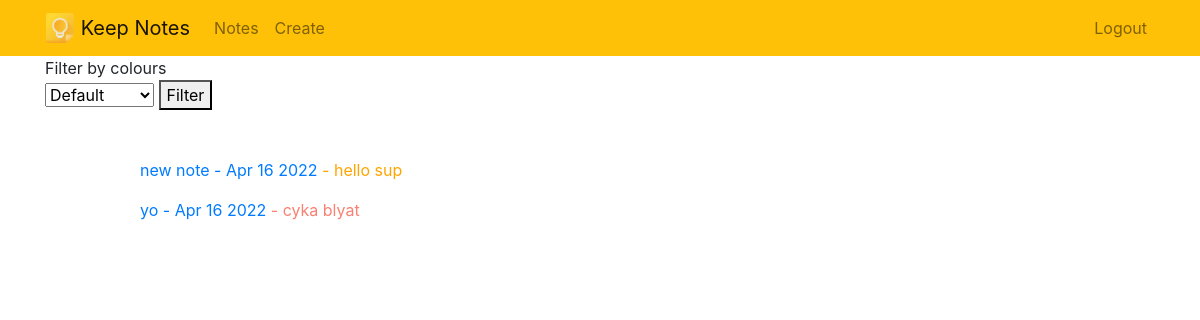
/notes/ (signed in), run on an earlier commit of the app's database.
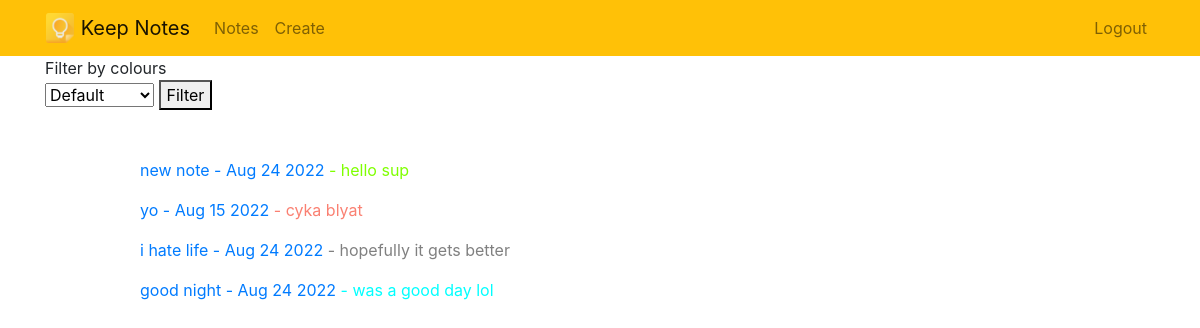
And on a later commit of the database.
### notes/models.py (models this page shows, shortened)
class note(models.Model):
    colours = [
        ('Azure', 'Default'),
        ('Yellow', 'Yellow'),
        ('Orange', 'Orange'),
        ('Salmon', 'Salmon'),
        ('Aqua', 'Cyan'),
        ('Chartreuse', 'Lime Green'),
        ('Gray', 'Gray'),
    ]
    title = models.CharField(max_length=20,blank=True)
    colour = models.CharField(
        max_length=20,
        choices=colours,
        default='White',
    )
    desc = models.TextField()
    date = models.DateField(auto_now=True, blank=True)
    user = models.ForeignKey(User, on_delete=models.CASCADE)

### notes/views.py (the view)
# urls.py: path('notes/', views.notes, name='notes'),
@login_required
def notes(request):
    notes = note.objects.filter(user = request.user)
    return render(request, 'notes/notes.html', {'notes':notes})

### notes/templates/notes/notes.html (shortened to what this page needs)
{% extends 'notes/base.html' %}
{% block content %}
Filter by colours
<form method="POST" action="{% url 'filtercolours' %}">
    <select name='colour'>
        <option value='Azure'>Default</option>
    </select>
    <button type="submit"> Filter </button>
</form>
<div class="row justify-content-center mt-5">
        <div class="col-md-10">
        {% if notes %}
            <div class="list-group">
                {% for note in notes %}
 <a href="{% url 'viewnote' note.id %}">
    <p style="color:{{ note.colour }}"><a href="{% url 'viewnote' note.id %}"> {{ note.title }}  -  {{ note.date|date:'M j Y' }}</a> -
    {{ note.desc }}
</p>
</a>
                {% endfor %}
            </div>
        {% else %}
            <div class="text-center">
                <h2>Looks like you don't have any notes!.</h2>
            <br>
            <a role="button" class="btn btn-primary" href="{% url 'createnote' %}">Add Note</a>
            </div>
        {% endif %}
        </div>
    </div>
{% endblock %}

### notes/templates/notes/base.html (shortened to what this page needs)
{% load static %}
<!doctype html>
<html lang="en">
<head>
    <link rel="stylesheet" href="https://stackpath.bootstrapcdn.com/bootstrap/4.4.1/css/bootstrap.min.css">
</head>
<body>
<nav class="navbar navbar-expand-md navbar-light bg-warning">
<div class="container">
    <a class="navbar-brand" href="{% url 'home' %}">
         <img src="{% static 'notes/logo.png' %}" width="30" height="30" class="d-inline-block align-top">
        <span>Keep Notes</span>
    </a>
    <div class="collapse navbar-collapse" id="navbarNav">
    {% if user.is_authenticated %}
        <ul class="navbar-nav mr-auto">
                <li class="nav-item {{ current }}">
                    <a class="nav-link" href="{% url 'notes' %}">Notes</a>
                </li>
                <li class="nav-item {{ create }}">
                    <a class="nav-link" href="{% url 'createnote' %}">Create</a>
                </li>
        </ul>
    {% endif %}
    <ul class="navbar-nav ml-auto">
            {% if user.is_authenticated %}
                <li class="nav-item">
                    <a href="#" onclick="$('#signOutBtn').click()" class="nav-link">Logout</a>
                </li>
            {% endif %}
        </ul>
    </div>
</div>
</nav>
<div class="container">
{% block content %}{% endblock %}
</div>
</body>
</html>

What changed in the data, as far as the page shows it:
changed note "new note": colour "Orange" → "Chartreuse" (drawn); date "Apr 16 2022" → "Aug 24 2022"
changed note "yo": date "Apr 16 2022" → "Aug 15 2022"
added note: title "i hate life", date "Aug 24 2022", desc "hopefully it gets better"
added note: title "good night", date "Aug 24 2022", desc "was a good day lol"
